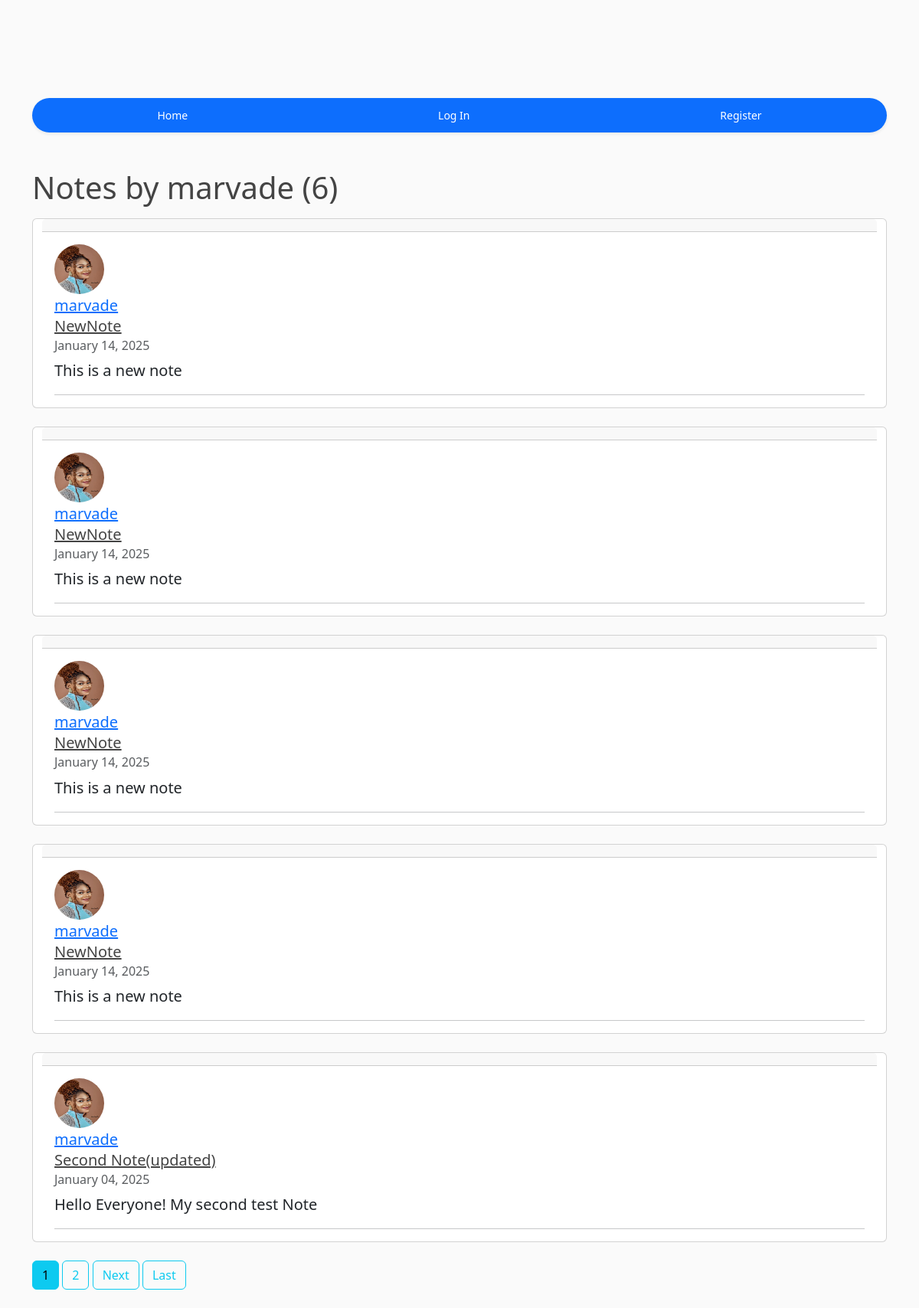
Before: /user/marvade/ with the older database file.
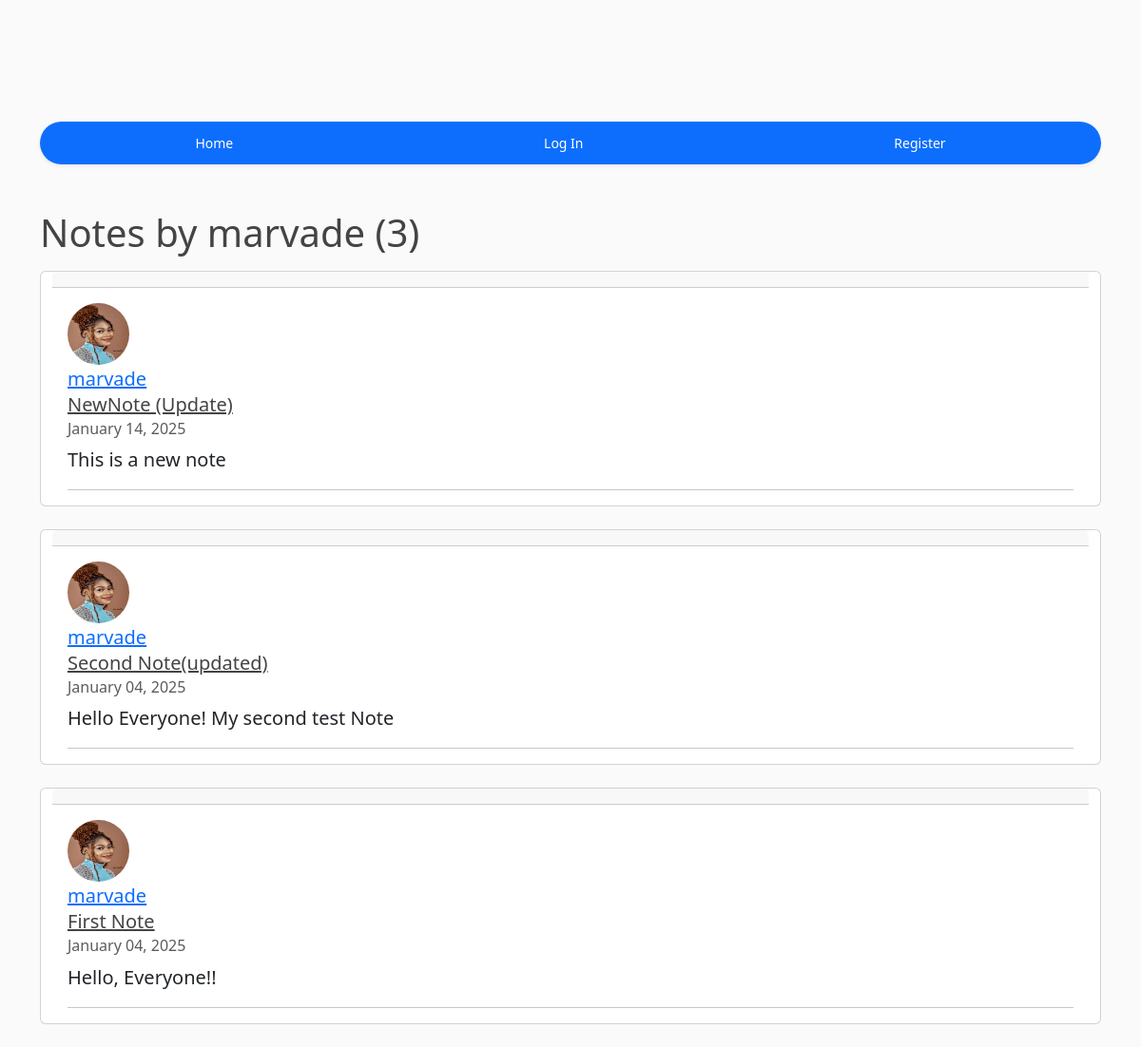
After: the same page with the newer database file.
### notes/models.py (models this page shows, shortened)
class Notes(models.Model):
    author = models.ForeignKey(User, on_delete=models.CASCADE)
    title = models.CharField(max_length=100)
    content = models.TextField()
    date_posted = models.DateTimeField(default=timezone.now)

### users/models.py (models this page shows, shortened)
class Profile(models.Model):
    user = models.OneToOneField(User, on_delete=models.Case)
    image = models.ImageField(default='default.jpg', upload_to='profile_pics')

### notes/views.py (the view)
# urls.py: path('user/<str:username>/', UserNoteListView.as_view(), name='user-note'),
class UserNoteListView(ListView):
    model = Notes
    template_name = 'notes/user_notes.html'
    context_object_name = 'notes'
    paginate_by = '5'
    def get_queryset(self):
        user = get_object_or_404(User, username=self.kwargs.get('username'))
        return Notes.objects.filter(author=user).order_by('-date_posted')

### notes/templates/notes/user_notes.html (shortened to what this page needs)
{% extends 'notes/base.html' %}
{% block content%}
<br><br>
<h1 class="mb-3">Notes by {{ view.kwargs.username }} ({{  page_obj.paginator.count }})</h1>
{% for note in notes %}
<div class="card container">
    <div class="card-header">
    </div>
    <div class="card-body">
      <blockquote class="blockquote mb-0">
        <img class= "rounded-circle article-img" src="{{note.author.profile.image.url}}" alt="">
        <br><a class="mr-2" href="{% url 'user-note' note.author.username %}">{{ note.author }}</a>
        <h5><a class="article-title" href="{%url 'note-detail' note.id %}"> {{note.title}}</a></h5>
        <h6 class="card-subtitle mb-2 text-body-secondary">{{ note.date_posted|date:"F d, Y" }}</h6>
        <p class="card-text">{{note.content}}</p>
         <hr>
      </blockquote>
    </div>
  </div>
  <br>
  {% endfor %}
  {% if is_paginated  %}
        {%for num in page_obj.paginator.page_range %}
          {% if page_obj.number == num %}
            <a class="btn btn-info mb-4" href="?page={{ num }}">{{ num }}</a>
          {% elif num > page_obj.number|add:'-3' and num < page_obj.number|add:'3' %}
            <a class="btn btn-outline-info mb-4" href="?page={{ num }}">{{ num }}</a>
          {% endif %}
        {% endfor %}
        {% if page_obj.has_next %}
          <a class="btn btn-outline-info mb-4" href="?page={{ page_obj.next_page_number }}">Next</a>
          <a class="btn btn-outline-info mb-4" href="?page={{ page_obj.paginator.num_pages }}">Last</a>
        {% endif %}
    {% endif %}
{% endblock content%}

### notes/templates/notes/base.html (shortened to what this page needs)
{% load static %}
<!DOCTYPE html>
<html lang="en">
<head>
    <link href="https://cdn.jsdelivr.net/npm/bootstrap@5.3.3/dist/css/bootstrap.min.css" rel="stylesheet">
    <link rel="stylesheet" href="{% static 'notes/main.css' %}">
</head>
<body>
<header class="site-header">
    <div class="container">
        <br> <br>
        <ul class="nav nav-pills nav-fill gap-2 p-1 small bg-primary rounded-5 shadow-sm" id="pillNav2" role="tablist" style="--bs-nav-link-color: var(--bs-white); --bs-nav-pills-link-active-color: var(--bs-primary); --bs-nav-pills-link-active-bg: var(--bs-white);">
            <li class="nav-item" role="presentation">
                <a class="nav-link rounded-5 {% if request.resolver_match.url_name == 'home' %}active{% endif %}" id="home-tab2" href="{% url 'home' %}" role="tab" aria-selected="true">Home</a>
            </li>
            {% if user.is_authenticated %}
            <li class="nav-item" role="presentation">
                <a class="nav-link rounded-5 {% if request.resolver_match.url_name == 'note-create' %}active{% endif %}" id="profile-tab2" href="{% url 'note-create' %}" role="tab" aria-selected="false">New Note</a>
            </li>
            <li class="nav-item" role="presentation">
                <a class="nav-link rounded-5 {% if request.resolver_match.url_name == 'profile' %}active{% endif %}" id="profile-tab2" href="{% url 'profile' %}" role="tab" aria-selected="false">Profile</a>
            </li>
            <li class="nav-item" role="presentation">
                <a class="nav-link rounded-5 {% if request.resolver_match.url_name == 'logout' %}active{% endif %}" id="contact-tab2" href="{% url 'logout' %}" role="tab" aria-selected="false">Logout</a>
            </li>
            {% else %}
            <li class="nav-item" role="presentation">
                <a class="nav-link rounded-5 {% if request.resolver_match.url_name == 'login' %}active{% endif %}" id="contact-tab2" href="{% url 'login' %}" role="tab" aria-selected="false">Log In</a>
            </li>
            <li class="nav-item" role="presentation">
                <a class="nav-link rounded-5 {% if request.resolver_match.url_name == 'register' %}active{% endif %}" id="contact-tab2" href="{% url 'register' %}" role="tab" aria-selected="false">Register</a>
            </li>
            {% endif %}
        </ul>
    </div>
</header>
<div class="container">
{% block content %}{% endblock %}
</body>
</html>

### notes/static/notes/main.css (style rules this page uses)
body { background: #fafafa; color: #333333; margin-top: 5rem; }
h1, h2, h3, h4, h5, h6 { color: #444444; }
ul { margin: 0; }
.article-title { color: #444444; }
.article-img { height: 65px; width: 65px; margin-right: 16px; }

Changed rows visible on the page:
removed Notes: author.profile.image (picture), author "marvade", title "NewNote", date_posted "January 14, 2025", content "This is a new note"
removed Notes: author.profile.image (picture), author "marvade", title "NewNote", date_posted "January 14, 2025", content "This is a new note"
removed Notes: author.profile.image (picture), author "marvade", title "NewNote", date_posted "January 14, 2025", content "This is a new note"
changed Notes "This is a new note": title "NewNote" → "NewNote (Update)"
now on this page (row unchanged): Notes: author.profile.image (picture), author "marvade", title "First Note", date_posted "January 04, 2025", content "Hello, Everyone!!"
Other visible differences:
{{ page_obj.paginator.count }}: "6" → "3"
list line gone: "1"
list line gone: "2"
text no longer shown: "Next Last"
